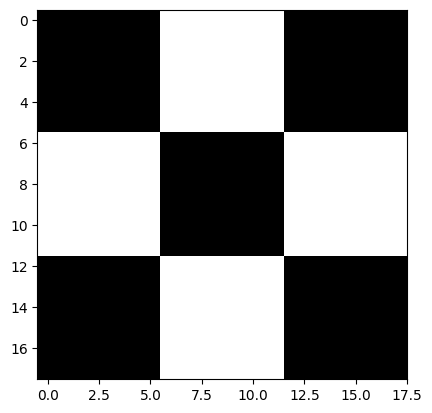
#> input picture learning/opencv/manipulation/image1.png, 432 x 413 px
$ python image_manipulation.py
#> lines starting #> are read from the running program, lines starting #| are printed output that depends on the picture; after the words box and inside, x2 and y2 are one past the last pixel; in counts of white or black regions, pixels touching at a corner belong together
import matplotlib.pyplot as plt
import cv2 as cv
import numpy as np

image = "image.jpg"
image1 = "image1.png"

def main():
    #read the checkerboard image and the cat image
    cv_image = cv.imread(image1,0)
#> cv_image is the input picture: shape (413, 432); min 0, max 255, mean 143.9
    cat = cv.imread(image,1)
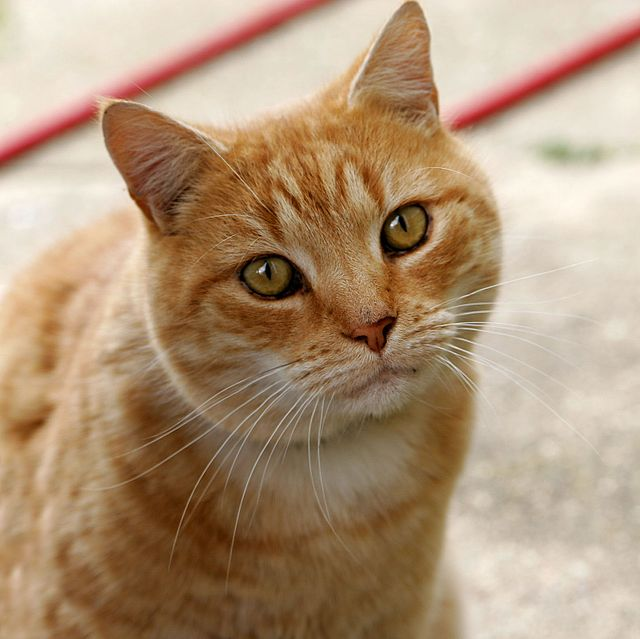
#> input picture learning/opencv/manipulation/image.jpg, 640 x 639 px
#> cat is the input picture: shape (639, 640, 3); mean B, G, R 120.7, 148.8, 175.9
    #print numpy representation
    print(cv_image)
#> (printed output is left out)

    #show it on matplot
    plt.imshow(cv_image, cmap = "gray")
    plt.waitforbuttonpress(timeout=-1)

    #modify some pixels and then show the image
    cv_image[20, 20] = 0
#> cv_image: shape (413, 432); under 0.01% of pixels changed, all inside (x1, y1, x2, y2) = (20, 20, 21, 21)
    cv_image[20, 30] = 0
#> cv_image: shape (413, 432); min 0, max 255, mean 143.9
    cv_image[30, 20] = 0
#> cv_image: shape (413, 432); min 0, max 255, mean 143.9
    cv_image[30, 30] = 0
#> cv_image: shape (413, 432); min 0, max 255, mean 143.9
    plt.imshow(cv_image, cmap = "gray")
    plt.waitforbuttonpress(timeout=-1)
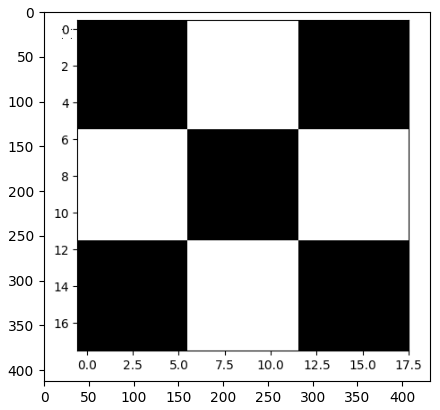
#> figure drawn by matplotlib, 1 panel

    #reverse the B,G,R channels
    cat = cat[:,:, ::-1]
    plt.imshow(cat)
    plt.waitforbuttonpress(-1)
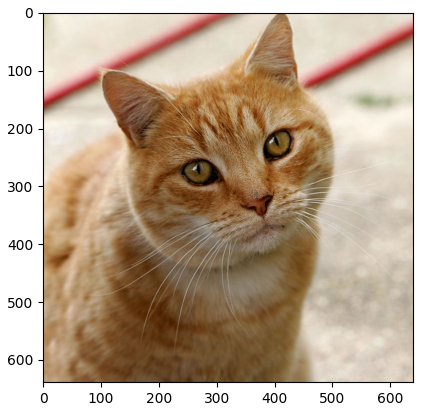
#> figure drawn by matplotlib, 1 panel

    #crop the image
    cat = cat[200:400, 200:400]
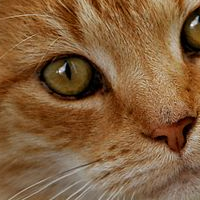
#> cat: shape (200, 200, 3); mean R, G, B 129.5, 94, 59.6
    plt.imshow(cat)
    plt.waitforbuttonpress(-1)

    #resize demo
    print("Cropped cat size:", cat.size)
#| Cropped cat size: 120000
    print("Cropped cat shape:", cat.shape)
#| Cropped cat shape: (200, 200, 3)

    cat = cv.resize(cat,(50,50))
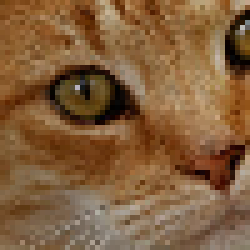
#> cat: shape (50, 50, 3) (shown 5 times larger); mean R, G, B 129.7, 94.2, 59.8
    plt.imshow(cat)
    plt.waitforbuttonpress(-1)

    print("Resized cat size:", cat.size)
#| Resized cat size: 7500
    print("Resized cat shape:", cat.shape)
#| Resized cat shape: (50, 50, 3)

    #Flip demo
    plt.figure(figsize=(18, 5))
    plt.subplot(141);plt.imshow(cv.flip(cat,0));plt.title("Horizontal Flip");
    plt.subplot(142);plt.imshow(cv.flip(cat,1));plt.title("Vertical Flip");
    plt.subplot(143);plt.imshow(cv.flip(cat,-1));plt.title("Both Flipped");
    plt.subplot(144);plt.imshow(cat);plt.title("Original");
    plt.waitforbuttonpress(-1)
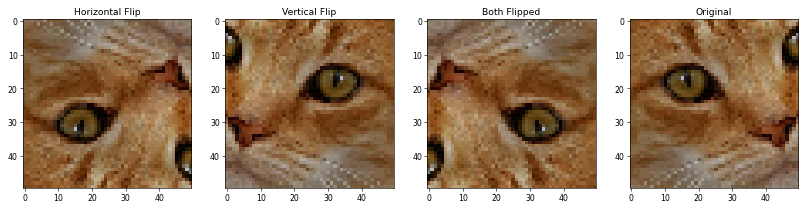
#> figure drawn by matplotlib, 4 panels


if __name__ == "__main__":
    main()
